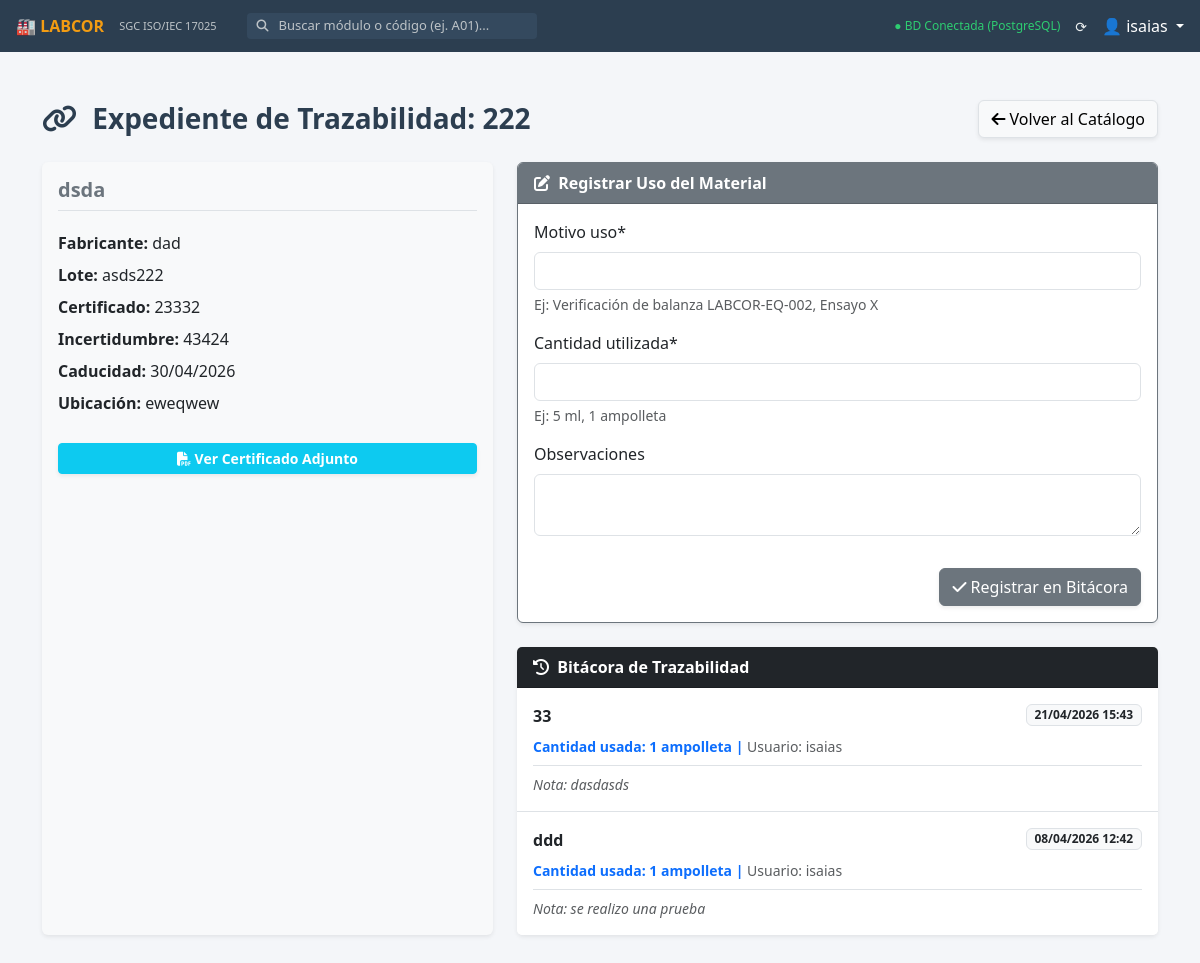
Page /trazabilidad/detalle/2/ (signed in) on the committed database.
### d_m09_trazabilidad/models.py (models this page shows, shortened)
class MaterialReferencia(models.Model):
    ESTADOS = [
        ('VIGENTE', 'Vigente / Apto para uso'),
        ('CUARENTENA', 'En Cuarentena'),
        ('AGOTADO', 'Agotado / Consumido'),
        ('CADUCADO', 'Caducado / Fuera de uso'),
    ]
    codigo_interno = models.CharField(max_length=50, unique=True, verbose_name="ID Interno (Ej: MRC-001)")
    nombre = models.CharField(max_length=150, verbose_name="Descripción del Material")
    marca_fabricante = models.CharField(max_length=100, verbose_name="Fabricante / Instituto (Ej: NIST, CENAM)")
    lote = models.CharField(max_length=50, verbose_name="Lote No.")
    certificado_numero = models.CharField(max_length=100, verbose_name="No. de Certificado")
    incertidumbre = models.CharField(max_length=100, verbose_name="Valor de Incertidumbre y Cobertura (k=2)")
    fecha_recepcion = models.DateField()
    fecha_apertura = models.DateField(blank=True, null=True)
    fecha_caducidad = models.DateField()
    ubicacion = models.CharField(max_length=100, help_text="Ej: Refrigerador 2, Gaveta A")
    condiciones_almacenamiento = models.CharField(max_length=150, help_text="Ej: 2 a 8 °C, Proteger de la luz")
    estado = models.CharField(max_length=20, choices=ESTADOS, default='VIGENTE')
    archivo_certificado = models.FileField(upload_to='certificados_mrc/', blank=True, null=True)
    usuario_creacion = models.ForeignKey(User, on_delete=models.PROTECT)
    fecha_creacion = models.DateTimeField(auto_now_add=True)
    activo = models.BooleanField(default=True)

class UsoMaterial(models.Model):
    material = models.ForeignKey(MaterialReferencia, on_delete=models.CASCADE, related_name='usos')
    fecha_uso = models.DateTimeField(auto_now_add=True)
    motivo_uso = models.CharField(max_length=200, help_text="Ej: Verificación de balanza LABCOR-EQ-002, Ensayo X")
    cantidad_utilizada = models.CharField(max_length=50, help_text="Ej: 5 ml, 1 ampolleta")
    observaciones = models.TextField(blank=True, null=True)
    usuario_registro = models.ForeignKey(User, on_delete=models.PROTECT)

### d_m09_trazabilidad/views.py (the view)
# urls.py: path('detalle/<int:mrc_id>/', views.detalle_mrc, name='d_m09_detalle'),
@login_required
def detalle_mrc(request, mrc_id):
    mrc = get_object_or_404(MaterialReferencia, id=mrc_id)
    usos = mrc.usos.all().order_by('-fecha_uso')
    if request.method == 'POST':
        form = UsoMaterialForm(request.POST)
        if form.is_valid():
            uso = form.save(commit=False)
            uso.material = mrc
            uso.usuario_registro = request.user
            uso.save()
            messages.success(request, 'Registro de uso guardado correctamente para trazabilidad.')
            return redirect('d_m09_detalle', mrc_id=mrc.id)
    else:
        form = UsoMaterialForm()
    return render(request, 'd_m09_trazabilidad/detalle.html', {
        'mrc': mrc,
        'usos': usos,
        'form': form
    })

### d_m09_trazabilidad/forms.py
class UsoMaterialForm(forms.ModelForm):
    class Meta:
        model = UsoMaterial
        fields = ['motivo_uso', 'cantidad_utilizada', 'observaciones']
        widgets = {
            'observaciones': forms.Textarea(attrs={'rows': 2}),
        }

### d_m09_trazabilidad/templates/d_m09_trazabilidad/detalle.html (shortened to what this page needs)
{% extends 'base.html' %}
{% load crispy_forms_tags %}
{% block content %}
<div class="container mt-4 mb-5">
    <div class="d-flex justify-content-between align-items-center mb-4">
        <h3 class="fw-bold m-0"><i class="fas fa-link me-2"></i> Expediente de Trazabilidad: {{ mrc.codigo_interno }}</h3>
        <a href="{% url 'd_m09_dashboard' %}" class="btn btn-light shadow-sm border"><i class="fas fa-arrow-left"></i> Volver al Catálogo</a>
    </div>
    <div class="row">
        <div class="col-md-5 mb-4">
            <div class="card shadow-sm border-0 h-100 bg-light">
                <div class="card-body">
                    <h5 class="fw-bold text-secondary border-bottom pb-2 mb-3">{{ mrc.nombre }}</h5>
                    <ul class="list-unstyled mb-0 lh-lg">
                        <li><strong>Fabricante:</strong> {{ mrc.marca_fabricante }}</li>
                        <li><strong>Lote:</strong> {{ mrc.lote }}</li>
                        <li><strong>Certificado:</strong> {{ mrc.certificado_numero }}</li>
                        <li><strong>Incertidumbre:</strong> {{ mrc.incertidumbre }}</li>
                        <li><strong>Caducidad:</strong> {{ mrc.fecha_caducidad|date:"d/m/Y" }}</li>
                        <li><strong>Ubicación:</strong> {{ mrc.ubicacion }}</li>
                    </ul>
                    {% if mrc.archivo_certificado %}
                        <a href="{{ mrc.archivo_certificado.url }}" target="_blank" class="btn btn-sm btn-info mt-4 w-100 text-white fw-bold shadow-sm"><i class="fas fa-file-pdf"></i> Ver Certificado Adjunto</a>
                    {% endif %}
                </div>
            </div>
        </div>
        <div class="col-md-7 mb-4">
            <div class="card shadow-sm border-secondary mb-4">
                <div class="card-header bg-secondary text-white fw-bold"><i class="fas fa-edit me-1"></i> Registrar Uso del Material</div>
                <div class="card-body">
                    <form method="post">
                        {{ form|crispy }}
                        <div class="text-end">
                            <button type="submit" class="btn btn-secondary mt-3 shadow-sm"><i class="fas fa-check"></i> Registrar en Bitácora</button>
                        </div>
                    </form>
                </div>
            </div>
            <div class="card shadow-sm border-0">
                <div class="card-header bg-dark text-white fw-bold"><i class="fas fa-history me-1"></i> Bitácora de Trazabilidad</div>
                <ul class="list-group list-group-flush">
                    {% for uso in usos %}
                    <li class="list-group-item py-3">
                        <div class="d-flex justify-content-between align-items-start">
                            <strong>{{ uso.motivo_uso }}</strong>
                            <span class="badge bg-light text-dark border">{{ uso.fecha_uso|date:"d/m/Y H:i" }}</span>
                        </div>
                        <small class="d-block mt-2 text-primary fw-bold">Cantidad usada: {{ uso.cantidad_utilizada }} | <span class="text-muted fw-normal">Usuario: {{ uso.usuario_registro.username }}</span></small>
                        {% if uso.observaciones %}<p class="text-muted small mt-2 mb-0 border-top pt-2"><em>Nota: {{ uso.observaciones }}</em></p>{% endif %}
                    </li>
                    {% empty %}
                    <li class="list-group-item text-center text-muted py-5"><i class="fas fa-inbox fa-2x mb-3 d-block"></i> No hay historial de uso registrado aún.</li>
                    {% endfor %}
                </ul>
            </div>
        </div>
    </div>
</div>
{% endblock %}

### templates/base.html (shortened to what this page needs)
{% load static %}
<!DOCTYPE html>
<html lang="es">
<head>
    <link href="https://cdn.jsdelivr.net/npm/bootstrap@5.3.0/dist/css/bootstrap.min.css" rel="stylesheet">
    <link rel="stylesheet" href="https://cdnjs.cloudflare.com/ajax/libs/font-awesome/6.4.0/css/all.min.css">
</head>
<body>
    <div class="topbar">
        <a href="{% url 'inicio' %}" class="topbar-brand">🏭 LABCOR</a>
        <span class="topbar-subtitle">SGC ISO/IEC 17025</span>
        <div class="search-container d-none d-md-flex">
            <i class="fas fa-search" style="color: #bdc3c7; font-size: 12px;"></i>
            <input type="text" id="searchInput" class="search-input" placeholder="Buscar módulo o código (ej. A01)...">
        </div>
        <div class="ms-auto d-flex align-items-center">
            <span style="font-size: 12px; color: #2ecc71; margin-right: 15px;">
                ● BD Conectada (PostgreSQL)
            </span>
            <span style="font-size: 14px; margin-right: 15px; cursor: pointer;">
                ⟳
            </span>
            <div class="dropdown">
                <a href="#" class="text-decoration-none text-white dropdown-toggle" data-bs-toggle="dropdown">
                    👤 {{ user.username|default:"Admin" }}
                </a>
            </div>
        </div>
    </div>
    <main class="main-content">
        {% block content %}
        {% endblock %}
    </main>
</body>
</html>

### templates/base.html (style rules this page uses)
:root { --bg-main: #f4f6f9; --bg-topbar: #2c3e50; --card-bg: #ffffff; --card-border: #dee2e6; --card-hover: #ebf5fb; --text-main: #2c3e50; }
body { background-color: var(--bg-main); color: var(--text-main); font-family: 'Segoe UI', system-ui, sans-serif; overflow-x: hidden; margin: 0; }
.topbar { background-color: var(--bg-topbar); height: 52px; position: fixed; top: 0; width: 100%; z-index: 1050; display: flex; align-items: center; padding: 0 16px; color: #ecf0f1; }
.topbar-brand { font-size: 16px; font-weight: bold; color: #f39c12; margin-right: 15px; text-decoration: none; }
.topbar-subtitle { font-size: 11px; color: #bdc3c7; margin-right: 30px; }
.search-container { display: flex; align-items: center; background-color: #34495e; border-radius: 4px; padding: 2px 10px; }
.search-input { background: transparent; border: none; color: white; outline: none; margin-left: 8px; width: 250px; font-size: 13px; }
.search-input::placeholder { color: #bdc3c7; }
.main-content { margin-left: 0; margin-top: 52px; padding: 24px; min-height: calc(100vh - 52px); }

### rows in the picture
MaterialReferencia: codigo_interno "222", nombre "dsda", marca_fabricante "dad", lote "asds222", certificado_numero "23332", incertidumbre "43424", fecha_caducidad "30/04/2026", ubicacion "eweqwew"
UsoMaterial: motivo_uso "33", fecha_uso "21/04/2026 15:43", cantidad_utilizada "1 ampolleta", usuario_registro.username "isaias", observaciones "dasdasds"
UsoMaterial: motivo_uso "ddd", fecha_uso "08/04/2026 12:42", cantidad_utilizada "1 ampolleta", usuario_registro.username "isaias", observaciones "se realizo una prueba"

### other values in the picture
{{ user.username|default:"Admin" }} "isaias"
